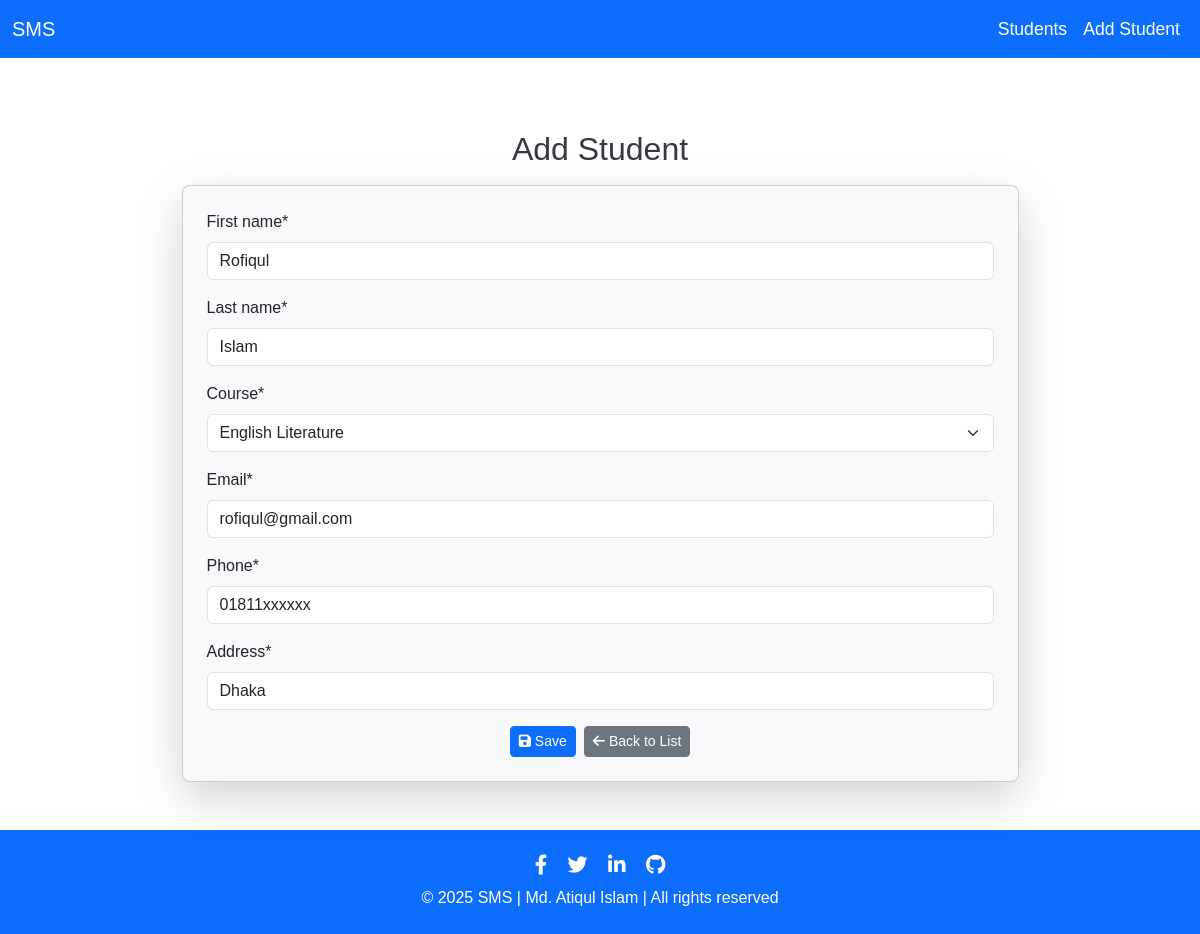
The page /edit/24/ on the database its author committed.
### students/models.py (models this page shows, shortened)
class Student(models.Model):
    COURSE_CHOICES = [
        ('ETE', 'Electronics & Telecommunication Engineering'),
        ('CSE', 'Computer Science & Engineering'),
        ('EEE', 'Electrical & Electronic Engineering'),
        ('BBA', 'Business Administration'),
        ('ENG', 'English Literature'),
        ('LLB', 'Law'),
        ('ME', 'Mechanical Engineering'),
        ('CE', 'Civil Engineering'),
        ('ARCH', 'Architecture'),
        ('BIO', 'Biotechnology'),
        ('PHY', 'Physics'),
        ('CHEM', 'Chemistry'),
        ('MATH', 'Mathematics'),
        ('STAT', 'Statistics'),
        ('MED', 'Medicine'),
        ('PHAR', 'Pharmacy'),
        ('NUR', 'Nursing'),
        ('FIN', 'Finance'),
        ('MKT', 'Marketing'),
        ('HRM', 'Human Resource Management'),
    ]
    first_name = models.CharField(max_length=100)
    last_name = models.CharField(max_length=100)
    course = models.CharField(max_length=10, choices=COURSE_CHOICES, default='ETE')
    email = models.EmailField()
    phone = models.CharField(max_length=15)
    address = models.CharField(max_length=250)

### students/views.py (the view)
# urls.py: path('edit/<int:id>/', views.student_edit, name='student_edit'),
def student_edit(request, id):
    student = get_object_or_404(Student, id=id)
    if request.method == 'POST':
        form = StudentForm(request.POST, instance=student)
        if form.is_valid():
            form.save()
            messages.success(request, 'Student information updated successfully!')
            return render(request, 'students/success.html', {'message': 'Student information updated successfully!'})
        else:
            messages.error(request, 'Error occurred while updating student.')
            return render(request, 'students/error.html', {'message': 'Error occurred while updating student.'})
    else:
        form = StudentForm(instance=student)
    return render(request, 'students/student_form.html', {'form': form})

### students/forms.py
class StudentForm(forms.ModelForm):
    class Meta:
        model = Student
        fields = ['first_name', 'last_name', 'course', 'email', 'phone', 'address']

### students/templates/students/student_form.html (shortened to what this page needs)
{% extends 'students/base.html' %}
{% load crispy_forms_tags %}
{% block content %}
<div class="d-flex flex-column justify-content-center align-items-center min-vh-50 py-4">
    <h2 class="mb-3 text-center">{% if student %} Edit {% else %} Add {% endif %} Student</h2>
    <div class="card shadow-lg rounded-3 p-4 w-75 w-md-50 bg-light">
        <form method="POST">
            {{ form|crispy }}
            <div class="d-flex justify-content-center gap-2 mt-3">
                <button type="submit" class="btn btn-primary btn-sm">
                    <i class="fas fa-save"></i> Save
                </button>
                <a href="{% url 'student_list' %}" class="btn btn-secondary btn-sm">
                    <i class="fas fa-arrow-left"></i> Back to List
                </a>
            </div>
        </form>
    </div>
</div>
{% endblock %}

### students/static/css/styles.css (style rules this page uses)
body { font-family: Arial, sans-serif; }
h2, h3 { color: #343a40; }

### rows shown on the page
Student: first_name "Rofiqul", last_name "Islam", course "English Literature", email "rofiqul@gmail.com", phone "01811xxxxxx", address "Dhaka"
